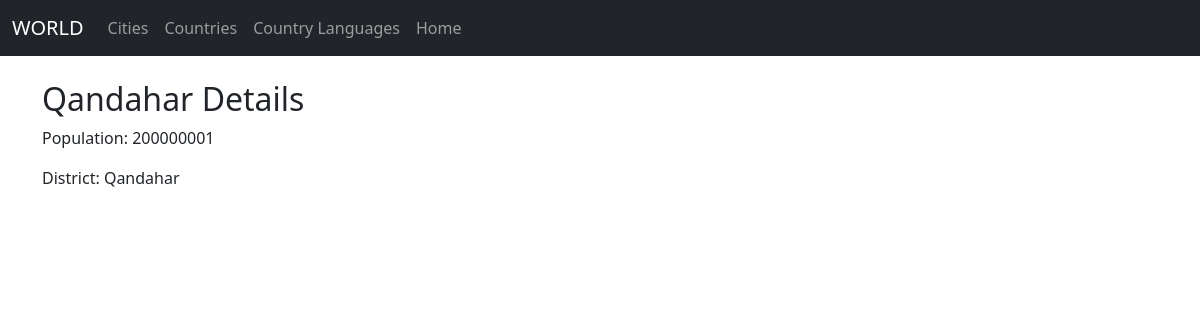
The app's page /myapp/cities/2/, older data.
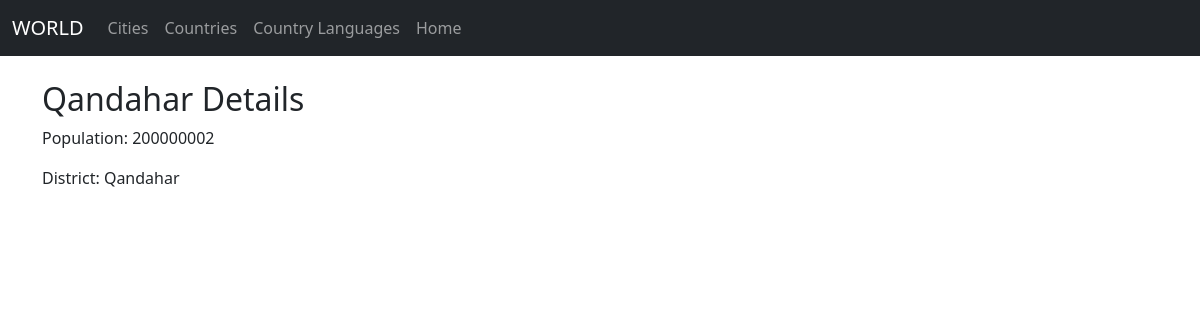
The same page, newer data.
### myapp/models.py (models this page shows, shortened)
class BaseModel(models.Model):
    created_at = models.DateTimeField(default=timezone.now)
    updated_at = models.DateTimeField(auto_now=True)
    class Meta:
        abstract = True
        app_label = 'myapp'

class City(BaseModel):
    name = models.CharField(max_length=100)
    country_code = models.CharField(max_length=3)
    district = models.CharField(max_length=100)
    population = models.IntegerField()

### myapp/views.py (the view)
# urls.py: path('cities/<int:pk>/', city_detail, name='city_detail'),
def city_detail(request, pk):
    city = get_object_or_404(City, pk=pk)
    return render(request, 'myapp/city_detail.html', {'city': city})

### myapp/templates/myapp/city_detail.html
{% extends 'base.html' %}
{% block content %}
  <h2>{{ city.name }} Details</h2>
  <p>Population: {{ city.population }}</p>
  <p>District: {{ city.district }}</p>
{% endblock %}

Row changes from the older to the newer data that the page shows:
changed City "Qandahar": population "200000001" → "200000002"
